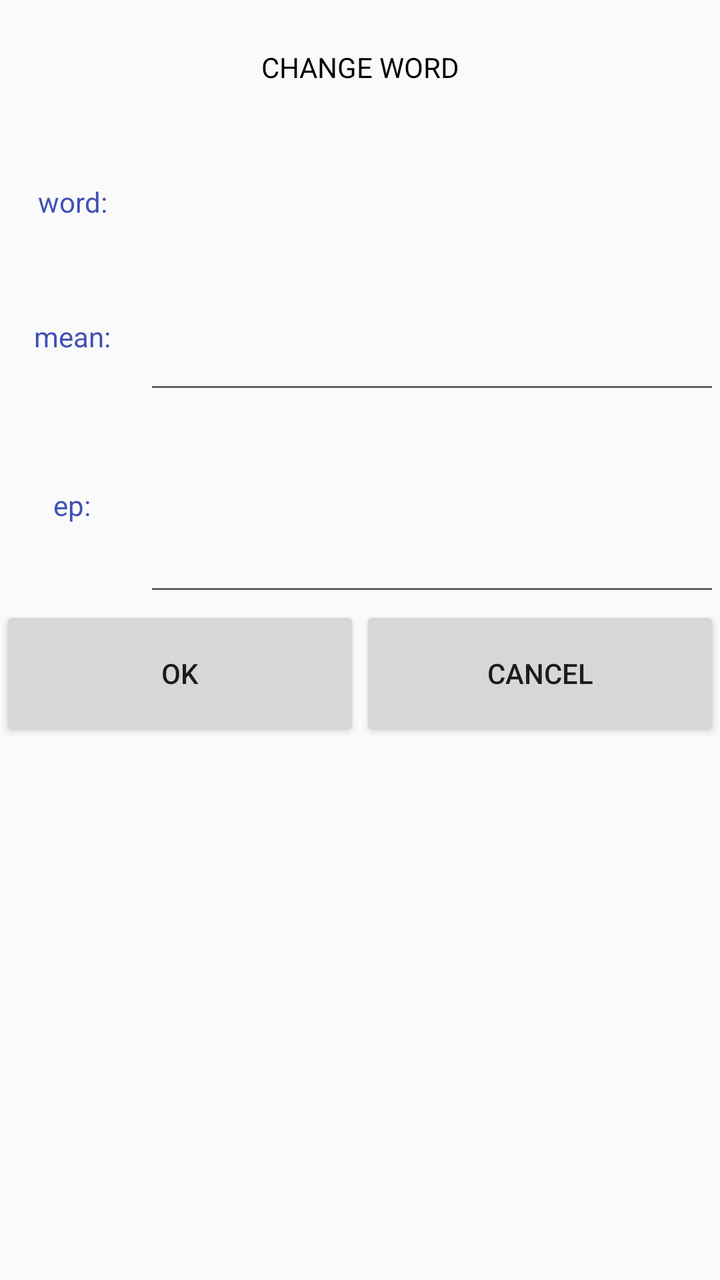
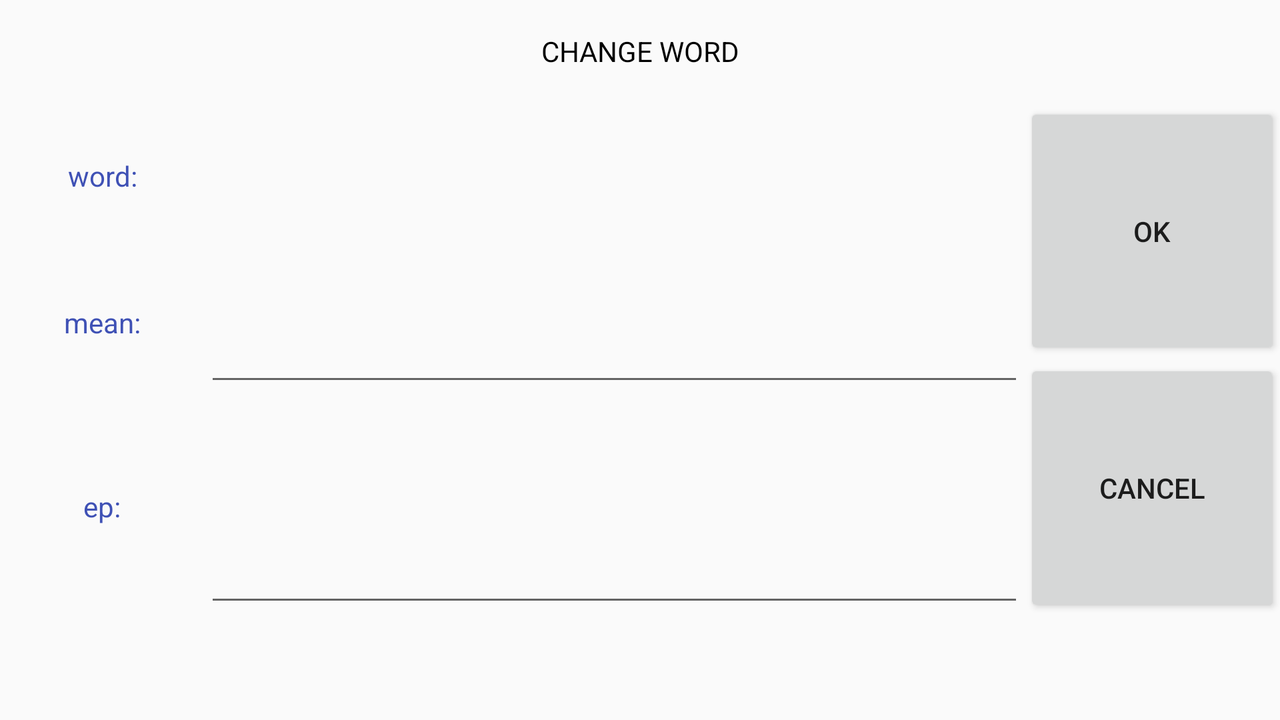

One screen, two layout resources from the same app: the default and the repository's alternative for another configuration. Each is rendered where Android would select it; the XML of both is given below.
<!-- AndroidManifest.xml: application theme AppTheme -->
<!-- res/layout/change_layout.xml -->
<?xml version="1.0" encoding="utf-8"?>
<LinearLayout xmlns:android="http://schemas.android.com/apk/res/android"
    xmlns:tools="http://schemas.android.com/tools"
    android:layout_width="match_parent"
    android:layout_height="match_parent"
    android:orientation="vertical"
    tools:context=".CRUD_Activity.ChangeActivity">
    <LinearLayout
        android:layout_width="match_parent"
        android:layout_height="0dp"
        android:layout_weight="1">
        <TextView
            android:layout_width="match_parent"
            android:layout_height="match_parent"
            android:text="CHANGE WORD"
            android:gravity="center"
            android:textColor="#000"/>
    </LinearLayout>
    <LinearLayout
        android:layout_width="match_parent"
        android:layout_height="0dp"
        android:layout_weight="1">
        <TextView
            android:layout_width="0dp"
            android:layout_height="match_parent"
            android:layout_weight="1"
            android:text="word:"
            android:textColor="#3F51B5"
            android:gravity="center"/>
        <TextView
            android:id="@+id/change_word"
            android:layout_width="0dp"
            android:layout_height="match_parent"
            android:layout_weight="4"
            android:gravity="center"/>
    </LinearLayout>
    <LinearLayout
        android:layout_width="match_parent"
        android:layout_height="0dp"
        android:layout_weight="1">
        <TextView
            android:layout_width="0dp"
            android:layout_height="match_parent"
            android:layout_weight="1"
            android:text="mean:"
            android:textColor="#3F51B5"
            android:gravity="center"/>
        <EditText
            android:id="@+id/change_mean"
            android:layout_width="0dp"
            android:layout_height="match_parent"
            android:layout_weight="4"
            android:gravity="center"/>
    </LinearLayout>
    <LinearLayout
        android:layout_width="match_parent"
        android:layout_height="0dp"
        android:layout_weight="1.5">
        <TextView
            android:layout_width="0dp"
            android:layout_height="match_parent"
            android:layout_weight="1"
            android:text="ep:"
            android:textColor="#3F51B5"
            android:gravity="center"/>
        <EditText
            android:id="@+id/change_ep"
            android:layout_width="0dp"
            android:layout_height="match_parent"
            android:layout_weight="4"
            android:gravity="center"/>
    </LinearLayout>
    <LinearLayout
        android:layout_width="match_parent"
        android:layout_height="0dp"
        android:layout_weight="1">
        <Button
            android:id="@+id/change_ok"
            android:layout_width="0dp"
            android:layout_height="match_parent"
            android:layout_weight="1"
            android:text="ok"/>
        <Button
            android:id="@+id/change_cancel"
            android:layout_width="0dp"
            android:layout_height="match_parent"
            android:layout_weight="1"
            android:text="cancel"/>
    </LinearLayout>
    <LinearLayout
        android:layout_width="match_parent"
        android:layout_height="0dp"
        android:layout_weight="4"/>
</LinearLayout>
<!-- resources referenced by this layout -->
<resources>
  <style name="AppTheme" parent="Theme.AppCompat.Light.DarkActionBar">
                  
                  <item name="colorPrimary">@color/colorPrimary</item>
                  <item name="colorPrimaryDark">@color/colorPrimaryDark</item>
                  <item name="colorAccent">@color/colorAccent</item>
              </style>
  <color name="colorPrimary">#00BCD4</color>
  <color name="colorPrimaryDark">#00BCD4</color>
  <color name="colorAccent">#3F51B5</color>
</resources>
<!-- res/layout-land/change_layout.xml (the repository's variant of the layout above) -->
<!-- drawn on the phone turned sideways -->
<?xml version="1.0" encoding="utf-8"?>
<LinearLayout xmlns:android="http://schemas.android.com/apk/res/android"
    xmlns:tools="http://schemas.android.com/tools"
    android:layout_width="match_parent"
    android:layout_height="match_parent"
    android:orientation="vertical"
    tools:context=".CRUD_Activity.ChangeActivity">
    <LinearLayout
        android:layout_width="match_parent"
        android:layout_height="0dp"
        android:layout_weight="1">
        <TextView
            android:layout_width="match_parent"
            android:layout_height="match_parent"
            android:text="CHANGE WORD"
            android:gravity="center"
            android:textColor="#000"/>
    </LinearLayout>
    <LinearLayout
        android:layout_width="match_parent"
        android:layout_height="0dp"
        android:layout_weight="5">
            <LinearLayout
                android:layout_width="0dp"
                android:layout_weight="4"
                android:orientation="vertical"
                android:layout_height="match_parent">
                <LinearLayout
                    android:layout_width="match_parent"
                    android:layout_height="0dp"
                    android:layout_weight="1">
                    <TextView
                        android:layout_width="0dp"
                        android:layout_height="match_parent"
                        android:layout_weight="1"
                        android:text="word:"
                        android:textColor="#3F51B5"
                        android:gravity="center"/>
                    <TextView
                        android:id="@+id/change_word"
                        android:layout_width="0dp"
                        android:layout_height="match_parent"
                        android:layout_weight="4"
                        android:gravity="center"/>
                </LinearLayout>
                <LinearLayout
                    android:layout_width="match_parent"
                    android:layout_height="0dp"
                    android:layout_weight="1">
                    <TextView
                        android:layout_width="0dp"
                        android:layout_height="match_parent"
                        android:layout_weight="1"
                        android:text="mean:"
                        android:textColor="#3F51B5"
                        android:gravity="center"/>
                    <EditText
                        android:id="@+id/change_mean"
                        android:layout_width="0dp"
                        android:layout_height="match_parent"
                        android:layout_weight="4"
                        android:gravity="center"/>
                </LinearLayout>
                <LinearLayout
                    android:layout_width="match_parent"
                    android:layout_height="0dp"
                    android:layout_weight="1.5">
                    <TextView
                        android:layout_width="0dp"
                        android:layout_height="match_parent"
                        android:layout_weight="1"
                        android:text="ep:"
                        android:textColor="#3F51B5"
                        android:gravity="center"/>
                    <EditText
                        android:id="@+id/change_ep"
                        android:layout_width="0dp"
                        android:layout_height="match_parent"
                        android:layout_weight="4"
                        android:gravity="center"/>
                </LinearLayout>
        </LinearLayout>
        <LinearLayout
            android:layout_width="0dp"
            android:layout_height="match_parent"
            android:layout_weight="1"
            android:orientation="vertical">
            <Button
                android:id="@+id/change_ok"
                android:layout_width="match_parent"
                android:layout_height="0dp"
                android:layout_weight="1"
                android:text="ok"/>
            <Button
                android:id="@+id/change_cancel"
                android:layout_width="match_parent"
                android:layout_height="0dp"
                android:layout_weight="1"
                android:text="cancel"/>
        </LinearLayout>
    </LinearLayout>
    <LinearLayout
        android:layout_width="match_parent"
        android:layout_height="0dp"
        android:layout_weight="1"/>
</LinearLayout>
